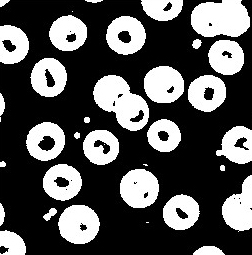
#> input picture img/ball.jpg, 252 x 255 px, given in place of Lenna.png, which was not available
$ jupyter execute chap5_pic5-3_mean.ipynb   (shell and % lines are left out)
#> lines starting #> are read from the running program, lines starting #| are printed output that depends on the picture; after the words box and inside, x2 and y2 are one past the last pixel; in counts of white or black regions, pixels touching at a corner belong together; pictures that were not available may be replaced by others from this repository, and a replacement may not be noted
[cell 1]
import cv2
import numpy as np
import random
import matplotlib.pyplot as plt
plt.rcParams['font.sans-serif']=['SimHei'] #用来正常显示中文标签
plt.rcParams['axes.unicode_minus']=False #用来正常显示负

#给图像添加椒盐噪声
# [12 lines left out: function addSaltAndPepper, not called in this run]

[cell 2]
#给图像添加胡椒噪声
# [9 lines left out: function addPepper, not called in this run]

[cell 3]
#给图像添加盐噪声
# [9 lines left out: function addSalt, not called in this run]

[cell 4]
#给图像添加高斯噪声
def addGaussianNoise(src,means,sigma):
    NoiseImg=src/src.max()
    rows=NoiseImg.shape[0]
    cols=NoiseImg.shape[1]
    for i in range(rows):
        for j in range(cols):
            #python里使用random.gauss函数加高斯噪声
            NoiseImg[i,j]=NoiseImg[i,j]+random.gauss(means,sigma)
            if  NoiseImg[i,j]< 0:
                 NoiseImg[i,j]=0
            elif  NoiseImg[i,j]>1:
                 NoiseImg[i,j]=1
    NoiseImg=np.uint8(NoiseImg*255)
    return NoiseImg

[cell 5]
def arithmetic_mean(input_image, filter_size):
    '''
    算术均值滤波器
    :param input_image: 输入图像
    :param filter_size: 滤波器大小
    :return: 输出图像

    注：此实现滤波器大小必须为奇数且 >= 3
    '''
    input_image_cp = np.copy(input_image)  # 输入图像的副本
    filter_template = np.ones((filter_size, filter_size))  # 空间滤波器模板
    pad_num = int((filter_size - 1) / 2)  # 输入图像需要填充的尺寸
    input_image_cp = np.pad(input_image_cp, (pad_num, pad_num), mode="constant", constant_values=0)# 填充输入图像
    m, n = input_image_cp.shape  # 获取填充后的输入图像的大小
    output_image = np.copy(input_image_cp)  # 输出图像
    # 空间滤波
    for i in range(pad_num, m - pad_num):
        for j in range(pad_num, n - pad_num):
            output_image[i, j] =np.sum(filter_template * input_image_cp[i - pad_num:i + pad_num + 1, j - pad_num:j + pad_num + 1]) / (filter_size ** 2)
    output_image = output_image[pad_num:m - pad_num, pad_num:n - pad_num]  # 裁剪
    return output_image

[cell 6]
# 几何均值滤波
def geometric_mean(input_image, filter_size):
    '''
    几何均值滤波器
    :param input_image: 输入图像
    :param filter_size: 滤波器大小
    :return: 输出图像

    注：此实现滤波器大小必须为奇数且 >= 3
    '''
    input_image_cp = np.copy(input_image)  # 输入图像的副本
    input_image_cp=input_image_cp/input_image_cp.max()
    filter_template = np.ones((filter_size, filter_size))  # 空间滤波器模板
    pad_num = int((filter_size - 1) / 2)  # 输入图像需要填充的尺寸
    input_image_cp = np.pad(input_image_cp, (pad_num, pad_num), mode="constant", constant_values=0)# 填充输入图像
    m, n = input_image_cp.shape  # 获取填充后的输入图像的大小
    output_image = np.copy(input_image_cp)  # 输出图像
    # 空间滤波
    for i in range(pad_num, m - pad_num):
        for j in range(pad_num, n - pad_num):
            temp=input_image_cp[i - pad_num:i + pad_num + 1, j - pad_num:j + pad_num + 1]
            temp1=temp.reshape(1,-1)
            output_image[i,j] =pow(temp1.prod(),1/(filter_size**2))
#             print(temp1,output_image[i,j])
#             input()
    output_image = output_image[pad_num:m - pad_num, pad_num:n - pad_num]  # 裁剪
    return np.uint8(output_image*255)

[cell 7]
# 谐波滤波
# [21 lines left out: function harmonic_mean, not called in this run]

[cell 8]
# 逆谐波滤波
# [23 lines left out: function contraharmonic_mean, not called in this run]

[cell 9]
import cv2
import numpy as np
import random
import matplotlib.pyplot as plt
plt.rcParams['font.sans-serif']=['SimHei'] #用来正常显示中文标签
plt.rcParams['axes.unicode_minus']=False #用来正常显示负

#给图像添加盐噪声
def addSalt(src, percentage):
    #NoiseImg = src         #使用此语句传递的是地址，程序会出错
    NoiseImg = src.copy()   #在此要使用copy函数，否则src和主程序中的img都会跟着改变
    NoiseNum = int(percentage * src.shape[0] * src.shape[1])
    for i in range(NoiseNum):
        randX = random.randint(0, src.shape[0] - 1)  #产生[0, src.shape[0] - 1]之间随机整数
        randY = random.randint(0, src.shape[1] - 1)
        NoiseImg[randX, randY] = 255
    return NoiseImg

# 逆谐波滤波
def contraharmonic_mean(input_image, filter_size,Q):
    '''
    逆谐波均值滤波器
    :param input_image: 输入图像
    :param filter_size: 滤波器大小
    :return: 输出图像

    注：此实现滤波器大小必须为奇数且 >= 3
    '''
    input_image_cp = np.copy(input_image)  # 输入图像的副本
    filter_template = np.ones((filter_size, filter_size))  # 空间滤波器模板
    pad_num = int((filter_size - 1) / 2)  # 输入图像需要填充的尺寸
    input_image_cp = np.pad(input_image_cp, (pad_num, pad_num), mode="constant", constant_values=0)# 填充输入图像
    m, n = input_image_cp.shape  # 获取填充后的输入图像的大小
    output_image = np.copy(input_image_cp)  # 输出图像
#     Q=float(Q)   #当Q为负时，必须转成浮点数
    Q1=Q+1
    # 空间滤波
    for i in range(pad_num, m - pad_num):
        for j in range(pad_num, n - pad_num):
            output_image[i, j] =np.sum(input_image_cp[i - pad_num:i + pad_num + 1, j - pad_num:j + pad_num + 1]**Q1)/np.sum(input_image_cp[i - pad_num:i + pad_num + 1, j - pad_num:j + pad_num + 1]**Q)
    output_image = output_image[pad_num:m - pad_num, pad_num:n - pad_num]  # 裁剪
    return output_image

if __name__ == '__main__':
    img = cv2.imread(r'..\img\Lenna.png', flags=0)
#> img is the input picture: shape (255, 252); min 0, max 255, mean 86.2
    imgNoise = addSalt(img,0.1)#给图像添加盐噪声
#> after the loop in addSalt, `for i in range(NoiseNum):`:
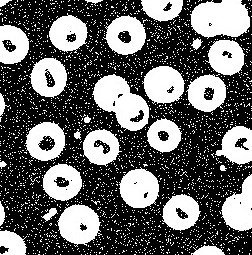
#> NoiseImg: shape (255, 252); 7.49% of pixels changed, all inside (x1, y1, x2, y2) = (0, 0, 252, 255)
#     img_A=arithmetic_mean(imgNoise, 3)
    img_dn1=contraharmonic_mean(imgNoise, 3,-1.0)
#> in contraharmonic_mean, `input_image_cp = np.pad(input_image_cp, (pad_num, pad_num), mode="cons..`:
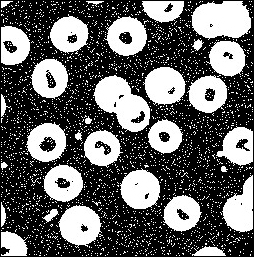
#> input_image_cp: shape (257, 254); min 0, max 255, mean 100.7
    img_dn2=contraharmonic_mean(imgNoise, 3,1.5)
#> call 2 of contraharmonic_mean, with filter_size = 3, Q = 1.5
#> after the loop in contraharmonic_mean (call 2), `for i in range(pad_num, m - pad_num):`:
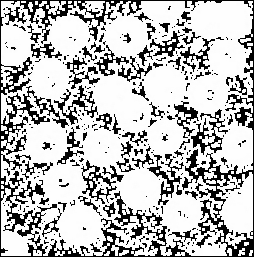
#> output_image: shape (257, 254); min 0, max 254, mean 189.2
#> in contraharmonic_mean (call 2), `output_image = output_image[pad_num:m - pad_num, pad_num:n - pad_num]`:
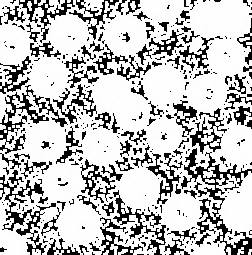
#> output_image: shape (255, 252); min 0, max 254, mean 192.2

    plt.figure(figsize=(10,6))
    plt.subplot(131)
    plt.imshow(imgNoise,cmap='gray')
    plt.title("带盐噪声图像")
    plt.subplot(132)
    plt.imshow(img_dn1,cmap='gray')
    plt.title("逆谐波均值滤波图像 Q=-1")
    plt.subplot(133)
    plt.imshow(img_dn2,cmap='gray')
    plt.title("逆谐波均值滤波图像 Q=1.5")
    plt.show()

[cell 10]
if __name__ == '__main__':
    img = cv2.imread(r'..\img\Lenna.png', flags=0)
    imgNoise = addGaussianNoise(img,0,0.1)#给图像添加高斯噪声
#> after the loop in addGaussianNoise, `for i in range(rows):`:
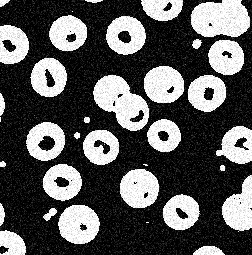
#> NoiseImg: shape (255, 252) float64; min 0, max 1, mean 0.351
    img_A=arithmetic_mean(imgNoise, 3)
#> in arithmetic_mean, `input_image_cp = np.pad(input_image_cp, (pad_num, pad_num), mode="cons..`:
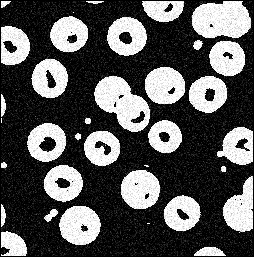
#> input_image_cp: shape (257, 254); min 0, max 255, mean 88
#> after the loop in arithmetic_mean, `for i in range(pad_num, m - pad_num):`:
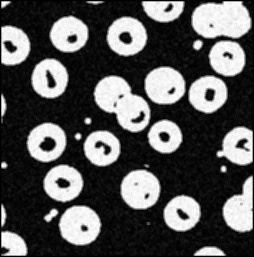
#> output_image: shape (257, 254); min 0, max 255, mean 87.1
#> in arithmetic_mean, `output_image = output_image[pad_num:m - pad_num, pad_num:n - pad_num]`:
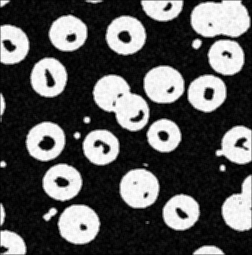
#> output_image: shape (255, 252); min 0, max 255, mean 88.4
    img_G=geometric_mean(imgNoise, 3)
#> after the loop in geometric_mean, `for i in range(pad_num, m - pad_num):`:
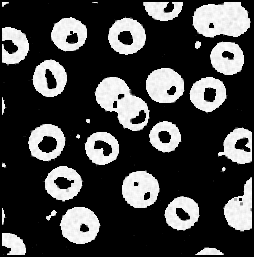
#> output_image: shape (257, 254) float64; min 0, max 1, mean 0.263
#> in geometric_mean, `output_image = output_image[pad_num:m - pad_num, pad_num:n - pad_num]`:
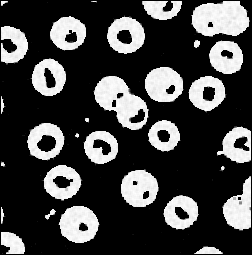
#> output_image: shape (255, 252) float64; min 0, max 1, mean 0.268


    plt.figure(figsize=(10,6))
    plt.subplot(131)
    plt.imshow(imgNoise,cmap='gray')
    plt.title("带高斯噪声图像")
    plt.subplot(132)
    plt.imshow(img_A,cmap='gray')
    plt.title("算术均值滤波图像")
    plt.subplot(133)
    plt.imshow(img_G,cmap='gray')
    plt.title("几何均值滤波图像")
    plt.show()

$ run again, on img/ball1.jpg
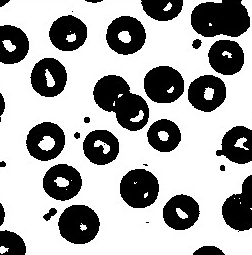
#> input picture img/ball1.jpg, 252 x 255 px, given in place of Lenna.png, which was not available
#> img is the input picture: shape (255, 252); min 0, max 255, mean 168.8
#> after the loop in addSalt, `for i in range(NoiseNum):`:
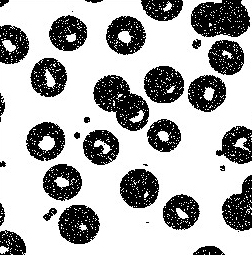
#> NoiseImg: shape (255, 252); 4.48% of pixels changed, all inside (x1, y1, x2, y2) = (0, 0, 252, 255)
#> in geometric_mean, `output_image = output_image[pad_num:m - pad_num, pad_num:n - pad_num]`:
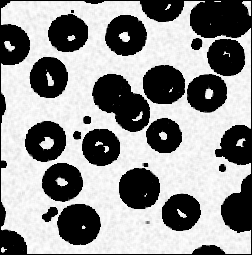
#> output_image: shape (255, 252) float64; min 0, max 1, mean 0.572
